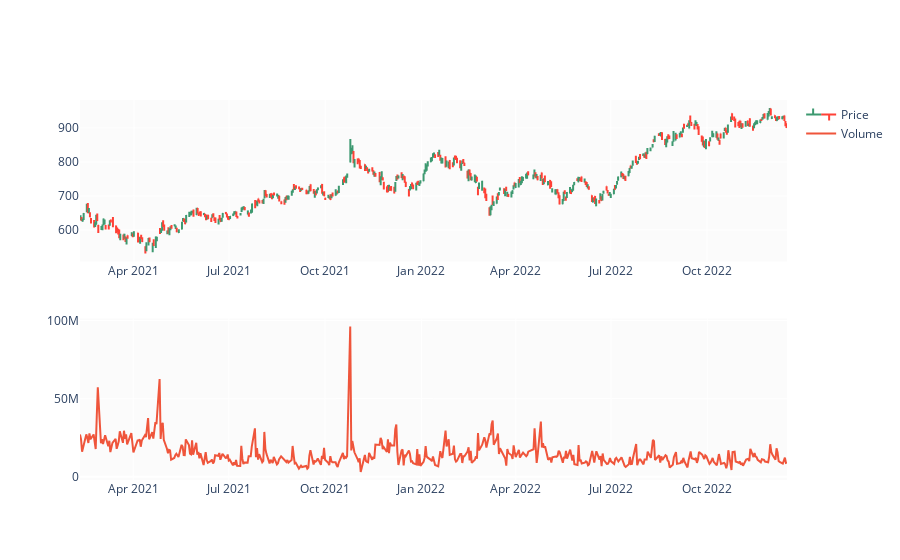

Source (notebook cell):
### Code cell
fig = make_subplots(rows=2, cols=1)
27,2119.949951,2119.949951,2086.199951,2105.500000,2020.358887,2349001

fig.add_trace(go.Ohlc(x=df.Date,
                      open=df.Open,
                      high=df.High,
                      low=df.Low,
                      close=df.Close,
                      name='Price'), row=1, col=1)

fig.add_trace(go.Scatter(x=df.Date, y=df.Volume, name='Volume'), row=2, col=1)

fig.update(layout_xaxis_rangeslider_visible=False)
fig.show()

### Figure 1 — Plotly figure (JSON) as saved in the notebook; plotly's stock layout.template omitted (floating-point values rounded to 4 significant figures; data arrays with more than 128 entries replaced by an {"elided": "..."} marker saying what was removed)
{"data": [{"close": {"elided": "460 float values"}, "high": {"elided": "460 float values"}, "low": {"elided": "460 float values"}, "name": "Price", "open": {"elided": "460 float values"}, "type": "ohlc", "x": {"elided": "460 str values"}, "xaxis": "x", "yaxis": "y"}, {"name": "Volume", "type": "scatter", "x": {"elided": "460 str values"}, "xaxis": "x2", "y": {"elided": "460 int values"}, "yaxis": "y2"}], "layout": {"xaxis": {"anchor": "y", "domain": [0, 1], "rangeslider": {"visible": false}}, "xaxis2": {"anchor": "y2", "domain": [0, 1]}, "yaxis": {"anchor": "x", "domain": [0.575, 1]}, "yaxis2": {"anchor": "x2", "domain": [0, 0.425]}}}
